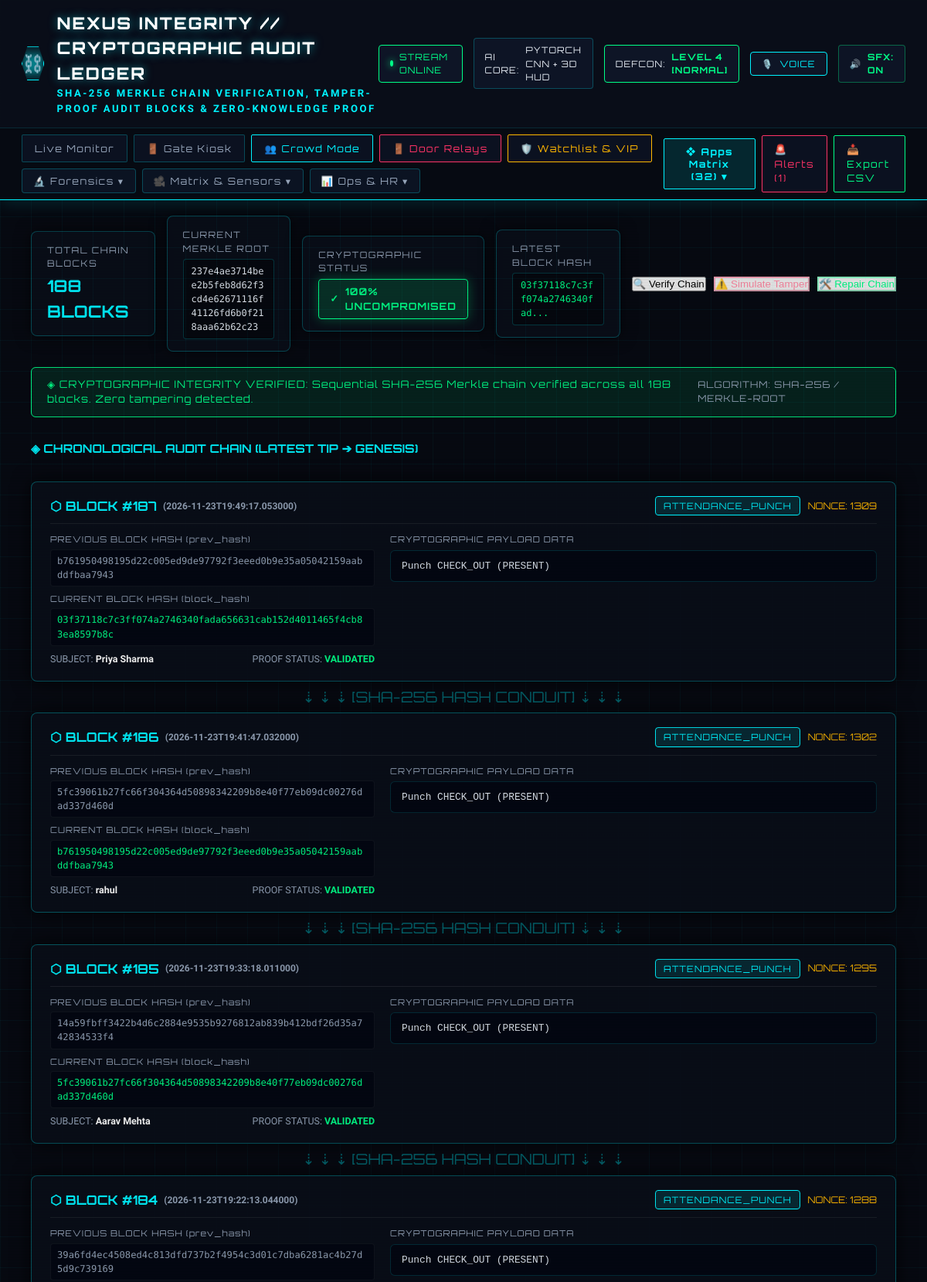
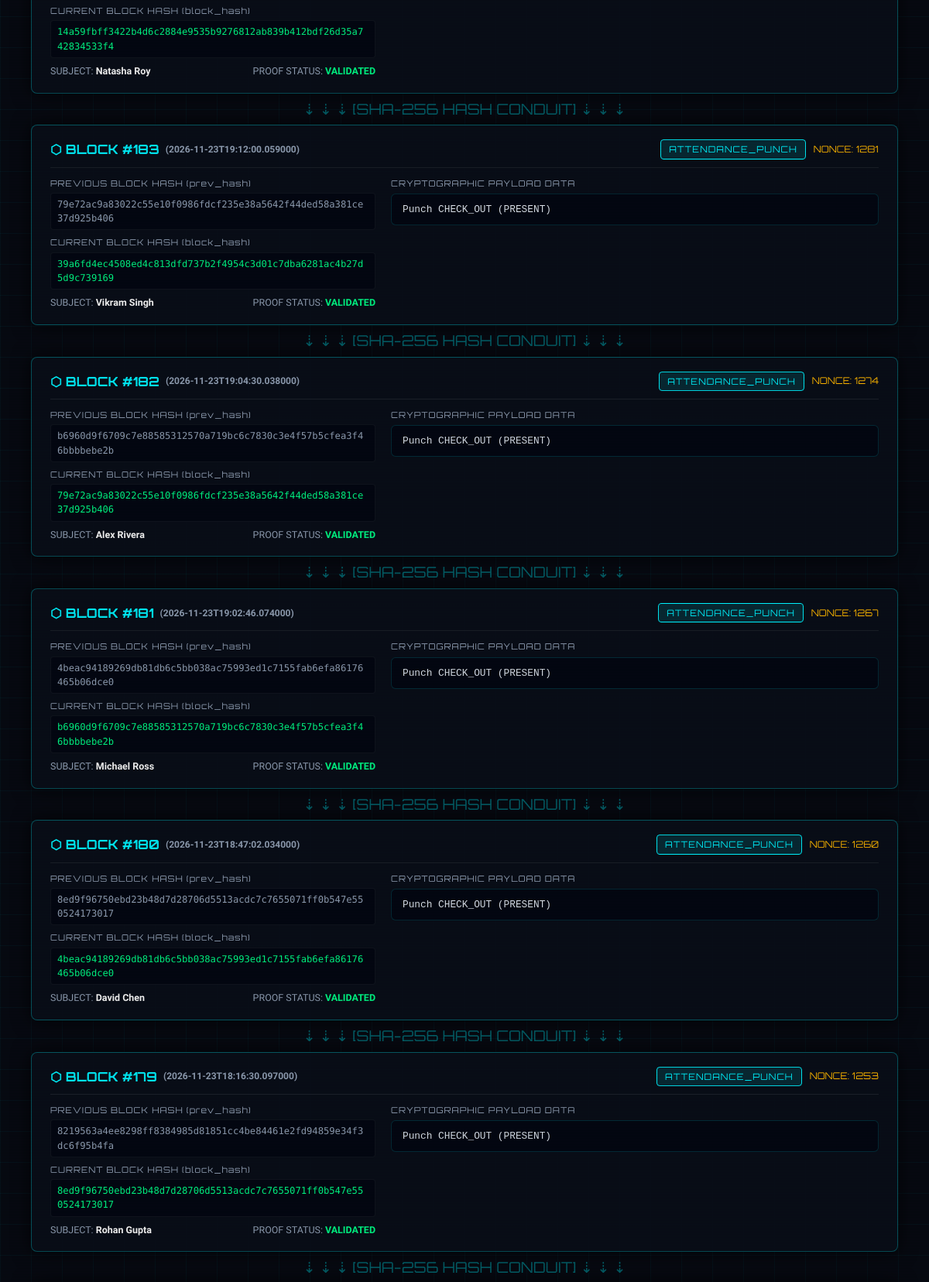
Screenshot of /ledger (upper part) with the database file from the repository (2 pictures, top to bottom).
### tables this page shows
CREATE TABLE audit_ledger (
                    id INTEGER PRIMARY KEY AUTOINCREMENT,
                    block_index INTEGER NOT NULL UNIQUE,
                    timestamp TEXT NOT NULL,
                    event_type TEXT NOT NULL,
                    subject TEXT NOT NULL,
                    payload TEXT NOT NULL,
                    prev_hash TEXT NOT NULL,
                    block_hash TEXT NOT NULL,
                    nonce INTEGER DEFAULT 0,
                    is_valid INTEGER DEFAULT 1
                );

### app.py (the view)
@app.route('/ledger')
def ledger_view():
    stats = db.get_stats()
    ledger = db.get_ledger_blocks(limit=40)
    return render_template('ledger.html', stats=stats, ledger=ledger)

### attendance_engine/db.py (called while the page is built)
    def _get_connection(self):
        conn = sqlite3.connect(self.db_path, check_same_thread=False)
        conn.row_factory = sqlite3.Row
        return conn

    def calculate_block_hash(self, index, timestamp, event_type, subject, payload, prev_hash, nonce=0):
        content = f"{index}|{timestamp}|{event_type}|{subject}|{payload}|{prev_hash}|{nonce}"
        return hashlib.sha256(content.encode('utf-8')).hexdigest()

    def _compute_merkle_root(self, hash_list):
        if not hash_list:
            return "0" * 64
        current = hash_list
        while len(current) > 1:
            next_level = []
            for i in range(0, len(current), 2):
                h1 = current[i]
                h2 = current[i+1] if i+1 < len(current) else h1
                combined = hashlib.sha256((h1 + h2).encode('utf-8')).hexdigest()
                next_level.append(combined)
            current = next_level
        return current[0]

### templates/ledger.html (shortened to what this page needs)
<!DOCTYPE html>
<html lang="en">
<head>
  <link rel="stylesheet" href="/static/css/style.css">
</head>
<body>
  <div class="cyber-scanlines"></div>
  <div class="hud-background-grid"></div>
  {% set active_page = 'ledger' %}
  {% set nav_icon = '⛓️' %}
  {% set nav_title = 'NEXUS INTEGRITY // CRYPTOGRAPHIC AUDIT LEDGER' %}
  {% set nav_subtitle = 'SHA-256 MERKLE CHAIN VERIFICATION, TAMPER-PROOF AUDIT BLOCKS & ZERO-KNOWLEDGE PROOF' %}
  {% include 'nav_header.html' %}
  <main class="ledger-container">
    <div class="ledger-overview-strip">
      <div class="ledger-card">
        <div class="ledger-card-label">TOTAL CHAIN BLOCKS</div>
        <div class="ledger-card-val" id="total-blocks-val">{{ ledger.summary.total_blocks }} BLOCKS</div>
      </div>
      <div class="ledger-card">
        <div class="ledger-card-label">CURRENT MERKLE ROOT</div>
        <div class="merkle-box" id="merkle-root-val" title="Click to copy root hash" onclick="copyHash(this.textContent)" style="cursor:pointer;">
          {{ ledger.summary.merkle_root }}
        </div>
      </div>
      <div class="ledger-card">
        <div class="ledger-card-label">CRYPTOGRAPHIC STATUS</div>
        <div>
          {% if ledger.summary.is_chain_valid %}
          <div class="integrity-badge integrity-valid" id="chain-badge">
            <span>✓</span> 100% UNCOMPROMISED
          </div>
          {% else %}
          <div class="integrity-badge integrity-invalid" id="chain-badge">
            <span>⚠️</span> TAMPER AT BLOCK #{{ ledger.summary.broken_index }}
          </div>
          {% endif %}
        </div>
      </div>
      <div class="ledger-card">
        <div class="ledger-card-label">LATEST BLOCK HASH</div>
        <div class="merkle-box" style="color:#00ff88;">
          {{ ledger.summary.latest_block_hash[:28] }}...
        </div>
      </div>
      <div class="ledger-actions">
        <button class="quick-preset-btn" onclick="verifyChain()">🔍 Verify Chain</button>
        <button class="quick-preset-btn" onclick="simulateTamper(3)" style="color:#ff88a3; border-color:rgba(255,51,102,0.4);">⚠️ Simulate Tamper</button>
        <button class="quick-preset-btn" onclick="repairChain()" style="color:#00ff88; border-color:rgba(0,255,136,0.4);">🛠️ Repair Chain</button>
      </div>
    </div>
    <div id="chain-status-alert" style="padding: 12px 20px; border-radius: 6px; font-family:'Orbitron',monospace; font-size: 0.82rem; letter-spacing:1px; background: rgba(0, 255, 136, 0.1); border: 1px solid #00ff88; color:#00ff88; display:flex; justify-content:space-between; align-items:center;">
      <span id="chain-status-text">
        {% if ledger.summary.is_chain_valid %}
        ◈ CRYPTOGRAPHIC INTEGRITY VERIFIED: Sequential SHA-256 Merkle chain verified across all {{ ledger.summary.total_blocks }} blocks. Zero tampering detected.
        {% else %}
        🚨 ALERT: Cryptographic mismatch detected at Block #{{ ledger.summary.broken_index }}! Block payload or previous hash divergence.
        {% endif %}
      </span>
      <span style="font-size:0.75rem; color:#94a3b8;">ALGORITHM: SHA-256 / MERKLE-ROOT</span>
    </div>
    <h3 style="font-family:'Orbitron',monospace; font-size: 0.95rem; color:#00f3ff; margin-top: 10px;">
      ◈ CHRONOLOGICAL AUDIT CHAIN (LATEST TIP ➔ GENESIS)
    </h3>
    <div class="chain-container" id="blocks-container">
      {% for b in ledger.blocks %}
      {% set is_tampered = (not ledger.summary.is_chain_valid and ledger.summary.broken_index == b.block_index) %}
      <div class="block-card {{ 'tampered' if is_tampered else '' }}" id="block-card-{{ b.block_index }}">
        <div class="block-header">
          <div class="block-num">
            <span>⬡ BLOCK #{{ b.block_index }}</span>
            <span style="font-size:0.75rem; color:#94a3b8; font-family:'Rajdhani',sans-serif;">({{ b.timestamp }})</span>
          </div>
          <div style="display:flex; gap:10px; align-items:center;">
            <span class="block-ev-type">{{ b.event_type }}</span>
            <span style="font-family:'Orbitron',monospace; font-size:0.75rem; color:#ffb700;">NONCE: {{ b.nonce }}</span>
          </div>
        </div>
        <div class="block-grid">
          <div>
            <div class="hash-row">
              <span class="hash-label">PREVIOUS BLOCK HASH (prev_hash)</span>
              <span class="hash-val prev">{{ b.prev_hash }}</span>
            </div>
            <div class="hash-row">
              <span class="hash-label">CURRENT BLOCK HASH (block_hash)</span>
              <span class="hash-val" style="{{ 'color:#ff3366 !important;' if is_tampered else '' }}">{{ b.block_hash }}</span>
            </div>
            <div style="display:flex; justify-content:space-between; font-size:0.78rem; color:#94a3b8; margin-top:8px;">
              <span>SUBJECT: <strong style="color:#fff;">{{ b.subject }}</strong></span>
              <span>PROOF STATUS: <strong style="color:{{ '#ff3366' if is_tampered else '#00ff88' }};">{{ 'TAMPERED' if is_tampered else 'VALIDATED' }}</strong></span>
            </div>
          </div>
          <div>
            <span class="hash-label" style="display:block; margin-bottom:5px;">CRYPTOGRAPHIC PAYLOAD DATA</span>
            <div class="payload-box">
              {% if b.payload_data %}
                {% for k, v in b.payload_data.items() %}
                <div><span style="color:#00f3ff;">{{ k }}</span>: <span style="color:#e2e8f0;">{{ v }}</span></div>
                {% endfor %}
              {% else %}
                <pre style="margin:0;">{{ b.payload }}</pre>
              {% endif %}
            </div>
          </div>
        </div>
      </div>
      {% if not loop.last %}
      <div class="link-connector">⇣ ⇣ ⇣ [SHA-256 HASH CONDUIT] ⇣ ⇣ ⇣</div>
      {% endif %}
      {% endfor %}
    </div>
  </main>
</body>
</html>

### static/css/style.css (style rules this page uses)
:root { --bg-primary: #070a12; --bg-secondary: #0d121f; --bg-card: rgba(16, 23, 38, 0.75); --border-cyan: #00f3ff; --border-dim: rgba(0, 243, 255, 0.25); --neon-cyan: #00f3ff; --neon-green: #00ff88; --neon-amber: #ffb800; --neon-purple: #9d4edd; --neon-red: #ff3366; --text-main: #e2e8f0; --text-muted: #94a3b8; --font-tech: 'Orbitron', -apple-system, sans-serif; --font-body: 'Rajdhani', -apple-system, sans-serif; }
* { margin: 0; padding: 0; box-sizing: border-box; }
body { background-color: var(--bg-primary); color: var(--text-main); font-family: var(--font-body); font-size: 16px; line-height: 1.5; min-height: 100vh; position: relative; overflow-x: hidden; }
.hud-background-grid { position: fixed; top: 0; left: 0; width: 100%; height: 100%; background-image: linear-gradient(rgba(0, 243, 255, 0.04) 1px, transparent 1px), linear-gradient(90deg, rgba(0, 243, 255, 0.04) 1px, transparent 1px); background-size: 40px 40px; pointer-events: none; z-index: 0; }
.cyber-scanlines { position: fixed; top: 0; left: 0; width: 100%; height: 100%; background: repeating-linear-gradient( 0deg, rgba(0, 0, 0, 0.15), rgba(0, 0, 0, 0.15) 1px, transparent 1px, transparent 2px ); pointer-events: none; z-index: 1; }

### templates/ledger.html (style rules this page uses)
.ledger-container { padding: 20px 40px; display: flex; flex-direction: column; gap: 20px; }
.ledger-overview-strip { display: grid; grid-template-columns: repeat(4, 1fr) auto; gap: 15px; align-items: center; }
.ledger-card { background: rgba(10, 15, 26, 0.9); border: 1px solid rgba(0, 243, 255, 0.25); border-radius: 8px; padding: 15px 20px; box-shadow: 0 0 20px rgba(0, 0, 0, 0.5); }
.ledger-card-label { font-family: 'Orbitron', monospace; font-size: 0.72rem; letter-spacing: 1.5px; color: #94a3b8; margin-bottom: 5px; }
.ledger-card-val { font-family: 'Orbitron', monospace; font-size: 1.35rem; font-weight: 700; color: #00f3ff; }
.integrity-badge { display: inline-flex; align-items: center; gap: 8px; font-family: 'Orbitron', monospace; font-size: 0.8rem; letter-spacing: 1px; padding: 6px 14px; border-radius: 4px; font-weight: 700; }
.integrity-valid { background: rgba(0, 255, 136, 0.15); border: 1px solid #00ff88; color: #00ff88; box-shadow: 0 0 15px rgba(0, 255, 136, 0.3); }
.merkle-box { background: rgba(5, 8, 15, 0.85); border: 1px solid rgba(0, 243, 255, 0.2); border-radius: 4px; padding: 6px 10px; font-family: 'Fira Code', monospace; font-size: 0.75rem; color: #e2e8f0; word-break: break-all; margin-top: 4px; }
.ledger-actions { display: flex; gap: 10px; }
.chain-container { display: flex; flex-direction: column; gap: 12px; margin-top: 10px; }
.block-card { background: rgba(10, 15, 26, 0.95); border: 1px solid rgba(0, 243, 255, 0.3); border-radius: 8px; padding: 18px 24px; box-shadow: 0 0 25px rgba(0, 0, 0, 0.7); position: relative; transition: all 0.25s; }
.block-header { display: flex; justify-content: space-between; align-items: center; border-bottom: 1px solid rgba(255, 255, 255, 0.08); padding-bottom: 10px; margin-bottom: 12px; }
.block-num { font-family: 'Orbitron', monospace; font-size: 1.05rem; font-weight: 700; color: #00f3ff; display: flex; align-items: center; gap: 8px; }
.block-ev-type { font-family: 'Orbitron', monospace; font-size: 0.72rem; letter-spacing: 1px; padding: 3px 10px; border-radius: 4px; background: rgba(0, 243, 255, 0.12); border: 1px solid var(--neon-cyan); color: var(--neon-cyan); }
.block-grid { display: grid; grid-template-columns: 2fr 3fr; gap: 20px; font-size: 0.85rem; }
.hash-row { display: flex; flex-direction: column; gap: 4px; margin-bottom: 8px; }
.hash-label { font-family: 'Orbitron', monospace; font-size: 0.68rem; color: #94a3b8; letter-spacing: 1px; }
.hash-val { font-family: 'Fira Code', monospace; font-size: 0.76rem; color: #00ff88; word-break: break-all; background: rgba(3, 7, 18, 0.8); padding: 5px 8px; border-radius: 4px; border: 1px solid rgba(255, 255, 255, 0.05); }
.hash-val.prev { color: #94a3b8; }
.payload-box { background: rgba(3, 7, 18, 0.85); border: 1px solid rgba(0, 243, 255, 0.15); border-radius: 6px; padding: 10px 14px; font-family: 'Fira Code', monospace; font-size: 0.8rem; color: #e2e8f0; }
.link-connector { text-align: center; color: rgba(0, 243, 255, 0.4); font-size: 1.2rem; margin: -6px 0; font-family: 'Orbitron', monospace; }

### rows the page displays
audit_ledger: summary "03f37118c7c3ff074a2746340fad", block_index "187", timestamp "2026-11-23T19:49:17.053000", event_type "ATTENDANCE_PUNCH", nonce "1309", prev_hash "b761950498195d22c005ed9de97792f3eeed0b9e35a05042159aabddfbaa7943", block_hash "03f37118c7c3ff074a2746340fada656631cab152d4011465f4cb83ea8597b8c", subject "Priya Sharma", value "VALIDATED", payload "Punch CHECK_OUT (PRESENT)"
audit_ledger: block_index "186", timestamp "2026-11-23T19:41:47.032000", event_type "ATTENDANCE_PUNCH", nonce "1302", prev_hash "5fc39061b27fc66f304364d50898342209b8e40f77eb09dc00276dad337d460d", block_hash "b761950498195d22c005ed9de97792f3eeed0b9e35a05042159aabddfbaa7943", subject "rahul", value "VALIDATED", payload "Punch CHECK_OUT (PRESENT)"
audit_ledger: block_index "185", timestamp "2026-11-23T19:33:18.011000", event_type "ATTENDANCE_PUNCH", nonce "1295", prev_hash "14a59fbff3422b4d6c2884e9535b9276812ab839b412bdf26d35a742834533f4", block_hash "5fc39061b27fc66f304364d50898342209b8e40f77eb09dc00276dad337d460d", subject "Aarav Mehta", value "VALIDATED", payload "Punch CHECK_OUT (PRESENT)"
audit_ledger: block_index "184", timestamp "2026-11-23T19:22:13.044000", event_type "ATTENDANCE_PUNCH", nonce "1288", prev_hash "39a6fd4ec4508ed4c813dfd737b2f4954c3d01c7dba6281ac4b27d5d9c739169", block_hash "14a59fbff3422b4d6c2884e9535b9276812ab839b412bdf26d35a742834533f4", subject "Natasha Roy", value "VALIDATED", payload "Punch CHECK_OUT (PRESENT)"
audit_ledger: block_index "183", timestamp "2026-11-23T19:12:00.059000", event_type "ATTENDANCE_PUNCH", nonce "1281", prev_hash "79e72ac9a83022c55e10f0986fdcf235e38a5642f44ded58a381ce37d925b406", block_hash "39a6fd4ec4508ed4c813dfd737b2f4954c3d01c7dba6281ac4b27d5d9c739169", subject "Vikram Singh", value "VALIDATED", payload "Punch CHECK_OUT (PRESENT)"
audit_ledger: block_index "182", timestamp "2026-11-23T19:04:30.038000", event_type "ATTENDANCE_PUNCH", nonce "1274", prev_hash "b6960d9f6709c7e88585312570a719bc6c7830c3e4f57b5cfea3f46bbbbebe2b", block_hash "79e72ac9a83022c55e10f0986fdcf235e38a5642f44ded58a381ce37d925b406", subject "Alex Rivera", value "VALIDATED", payload "Punch CHECK_OUT (PRESENT)"
audit_ledger: block_index "181", timestamp "2026-11-23T19:02:46.074000", event_type "ATTENDANCE_PUNCH", nonce "1267", prev_hash "4beac94189269db81db6c5bb038ac75993ed1c7155fab6efa86176465b06dce0", block_hash "b6960d9f6709c7e88585312570a719bc6c7830c3e4f57b5cfea3f46bbbbebe2b", subject "Michael Ross", value "VALIDATED", payload "Punch CHECK_OUT (PRESENT)"
audit_ledger: block_index "180", timestamp "2026-11-23T18:47:02.034000", event_type "ATTENDANCE_PUNCH", nonce "1260", prev_hash "8ed9f96750ebd23b48d7d28706d5513acdc7c7655071ff0b547e550524173017", block_hash "4beac94189269db81db6c5bb038ac75993ed1c7155fab6efa86176465b06dce0", subject "David Chen", value "VALIDATED", payload "Punch CHECK_OUT (PRESENT)"
audit_ledger: block_index "179", timestamp "2026-11-23T18:16:30.097000", event_type "ATTENDANCE_PUNCH", nonce "1253", prev_hash "8219563a4ee8298ff8384985d81851cc4be84461e2fd94859e34f3dc6f95b4fa", block_hash "8ed9f96750ebd23b48d7d28706d5513acdc7c7655071ff0b547e550524173017", subject "Rohan Gupta", value "VALIDATED", payload "Punch CHECK_OUT (PRESENT)"

### other values shown
{{ nav_icon|default('◈') }} "⛓️"
{{ nav_title|default('NEXUS // BIOMETRIC 3D ATTENDANCE') }} "NEXUS INTEGRITY // CRYPTOGRAPHIC AUDIT LEDGER"
{{ ledger.summary.total_blocks }} "188"
{{ ledger.summary.merkle_root }} "237e4ae3714bee2b5feb8d62f3cd4e62671116f41126fd6b0f218aaa62b62c23"
